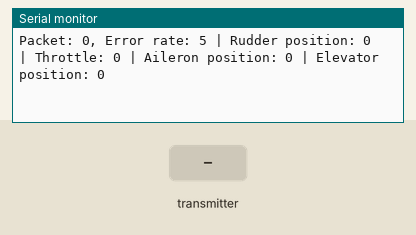
Recording of a sketch running on a simulated Arduino Uno, built with avr-gcc and run on an emulated ATmega328P. Parts: the last lines printed to the serial monitor. The inputs (shaded band) are chosen by the test bench. No radio packets arrive unless stated.

Above: at 1.2 s.
1.3 s: the transmitter starts sending buf.0 = 0
At 2.85 s:
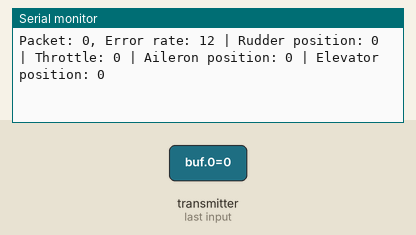
4.3 s: the transmitter starts sending buf.1 = 0
At 4.63 s:
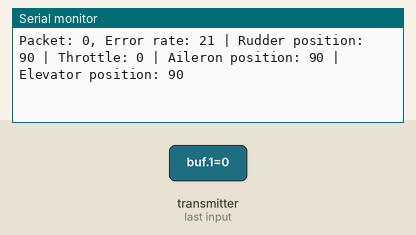
7.3 s: the transmitter starts sending buf.2 = 64
At 7.58 s:
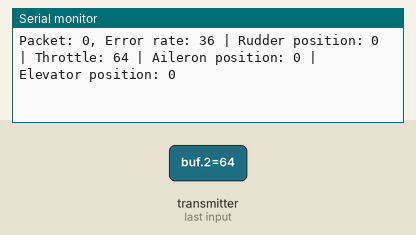
10.3 s: the transmitter starts sending buf.3 = 64
At 10.55 s:
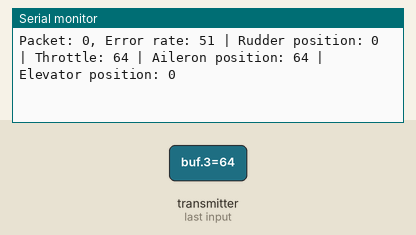
11.8 s: the transmitter starts sending buf.4 = 64
At 12.14 s:
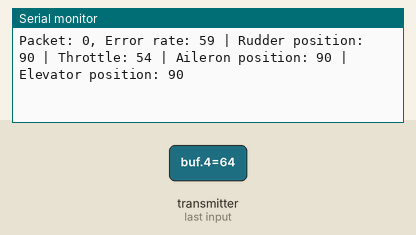
14.8 s: the transmitter starts sending buf.1 = 64
At 15.14 s:
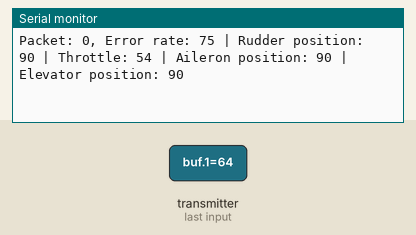
Timing chart, 0 to 17.8 s (numbered marks = the images above; inputs shaded):
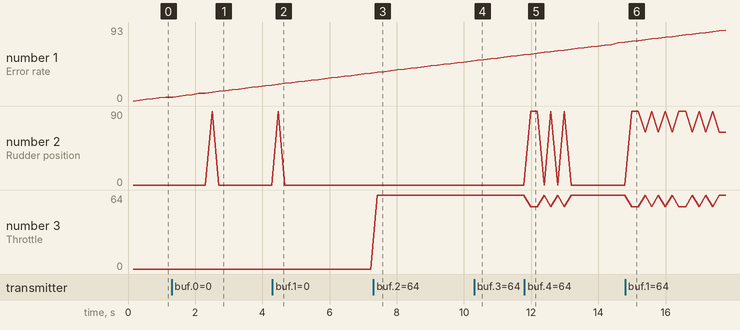

Measured:
- after the input at 1.3 s, the serial monitor: prints a new line after 1.4 s (image 1)
- after the input at 4.3 s, the serial monitor: prints a new line after 0.17 s (image 2)
- after the input at 7.3 s, the serial monitor: prints a new line after 0.13 s (image 3)
- after the input at 10.3 s, the serial monitor: prints a new line after 0.09 s (image 4)
- after the input at 11.8 s, the serial monitor: prints a new line after 0.18 s (image 5)
- after the input at 14.8 s, the serial monitor: prints a new line after 0.19 s (image 6)
- plotted number 1: 50 → 58 after the input at 10.3 s
- plotted number 3: 0 → 64 after the input at 7.3 s

The sketch:

joystick_receiver_MAPPED_VALS.ino
```cpp
/*
* Shea McGregor, Spencer Hart
* Final Project
* RF receiver code
*/

// ask_receiver.pde
// -*- mode: C++ -*-
// Simple example of how to use RadioHead to receive messages
// with a simple ASK (amplitude shift keying) transmitter in a very simple way.
// Implements a simplex (one-way) receiver with an Rx-B1 module.
// Tested on Arduino Mega, Duemilanova, Uno, Due, Teensy, ESP-12.


// Import RadioHead ASK library.
#include <RH_ASK.h>

#include <SPI.h>  // Not actually used but needed to compile.

// Initialize RadioHead library for object "rf_driver".
RH_ASK rf_driver;


// RH library expects RF receiver module to be connected to digital pin 11.
// Initializing variables used to hold joystick values.
uint8_t counter = 0;
uint8_t joystick_left_x_rudder = 0;
uint8_t joystick_left_y_throttle = 0;
uint8_t joystick_right_x_aileron = 0;
uint8_t joystick_right_y_elevator = 0;

// Initializing variables used to hold inforamton about packets.
int currentPacket = 0;
uint8_t errorRate = 0;
uint8_t expectedPacket = 0;

// Initializing variables used to keep track of time.
long lastReceive = millis(); // Used with respect to incoming packets.
long valueUpdate = millis(); // Used with respect to sending joystick values to desired location (simulation: to the serial monitor, reality: to the servos).
long throttle_error_adjust_timer = millis(); // Used with respect to landing the plane upon high packet error.


void setup() {

  // Initialize ASK object.
  rf_driver.init();

  // Setup serial monitor.
  Serial.begin(9600);

}


void loop() {

  // Initializing "buf" (buffer) as an array to hold 5 bytes/channels.
  uint8_t buf[5];
  uint8_t buflen = sizeof(buf); // Variable to hold length/size of array.

  // Initializing boolean variable to keep track of errors. Starts at a value of NO error.
  bool isError = false;

  // The case of receiving a message. Giving names to each byte in the message.
  if (rf_driver.recv(buf, &buflen)) {
    currentPacket = (uint8_t)buf[0];
    joystick_left_x_rudder = (uint8_t)buf[1];
    joystick_left_y_throttle = (uint8_t)buf[2];
    joystick_right_x_aileron = (uint8_t)buf[3];
    joystick_right_y_elevator = (uint8_t)buf[4];

    // Starting timer for "received message" case.
    lastReceive = millis();

    // Add to error if the packet number does not match the expected packet value. Initially, it expects a packet value of 0 (denoting the first packet sent).
    if (currentPacket != expectedPacket) {
      isError = true;
      errorRate++;
    }

    // Will now expect to receive the next packet value.
    expectedPacket = currentPacket + 1;

    //If there was no error, decrease error counter.
    if (!isError) {
      if (errorRate > 0) {
        errorRate--;
      }
    }
  }

  // No message was received after a period of time, increase error counter.
  if (!isError && (millis() - lastReceive > 200)) {
    errorRate++;
    isError = true;
    lastReceive = millis();
  }

  // Straighten plane and slowly decrease throttle to 0 if the error becomes too great (meaning we begin to lose connection).
  if (errorRate > 10 && (millis() - throttle_error_adjust_timer > 350)) {
    joystick_left_x_rudder = 90;
    joystick_right_x_aileron = 90;
    joystick_right_y_elevator = 90;
    if (joystick_left_y_throttle > 10) {
      joystick_left_y_throttle = joystick_left_y_throttle - 10;
    }
    else {
      joystick_left_y_throttle = 0;
    }
    throttle_error_adjust_timer = millis();
  }

  // Error counter should not go past 100.
  if (errorRate > 100) {
    errorRate = 100;
  }

  // Sending joystick values to desired location.
  if (millis() - valueUpdate > 150) {

    Serial.print("Packet: ");
    Serial.print(currentPacket);

    Serial.print(", Error rate: ");
    Serial.print(errorRate);

    Serial.print(" | Rudder position: ");
    Serial.print(joystick_left_x_rudder);

    Serial.print(" | Throttle: ");
    Serial.print(joystick_left_y_throttle);

    Serial.print(" | Aileron position: ");
    Serial.print(joystick_right_x_aileron);

    Serial.print(" | Elevator position: ");
    Serial.println(joystick_right_y_elevator);
    Serial.println();

    valueUpdate = millis();
  }
}
```
